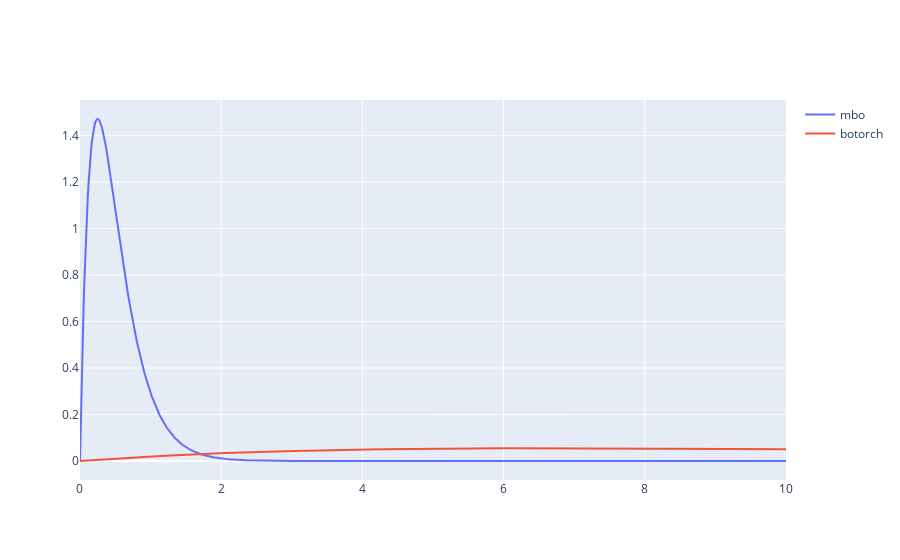

Notebook cell for this chart:
### Code cell
mbo= MBO_OUTPUTSCALE_PRIOR()
botorch = BOTORCH_SCALE_PRIOR()

plot_prior_pdf_plotly([mbo, botorch], 0.0001, 10, labels=["mbo", "botorch"])

### Figure 1 — Plotly figure (JSON) as saved in the notebook; plotly's stock layout.template omitted (floating-point values rounded to 4 significant figures; data arrays with more than 128 entries replaced by an {"elided": "..."} marker saying what was removed)
{"data": [{"mode": "lines", "name": "mbo", "type": "scatter", "x": {"elided": "1000 float values"}, "y": {"elided": "1000 float values"}}, {"mode": "lines", "name": "botorch", "type": "scatter", "x": {"elided": "1000 float values"}, "y": {"elided": "1000 float values"}}], "layout": {}}
